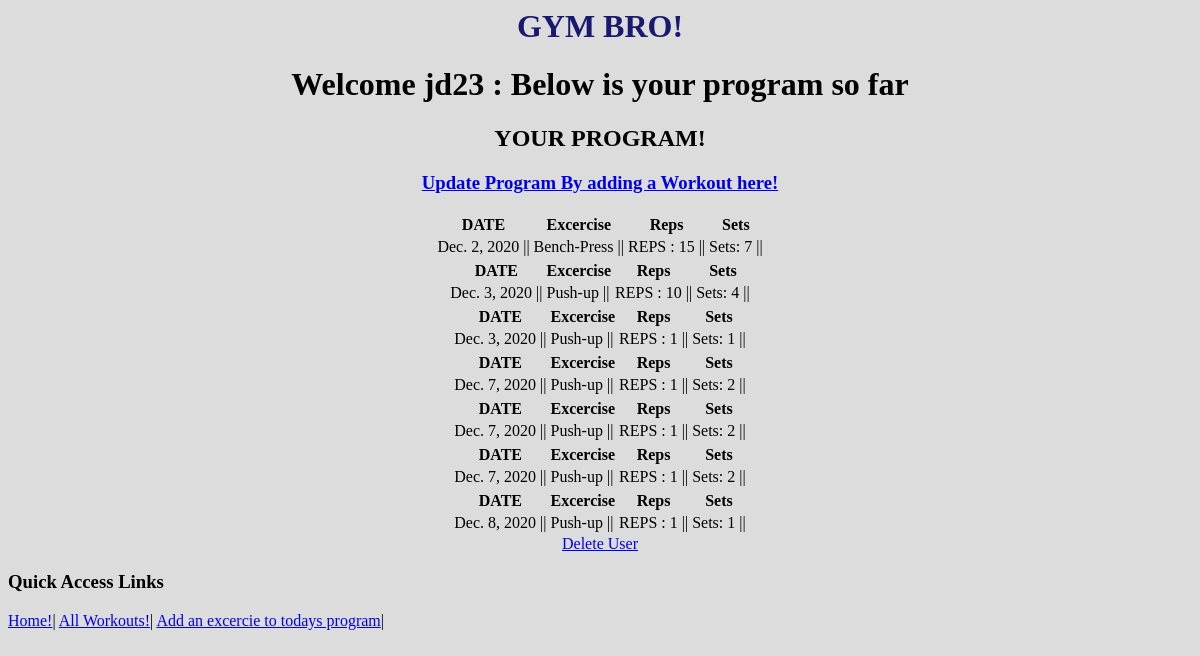
Page /gym_bro/user_page/2 on the earlier database version.
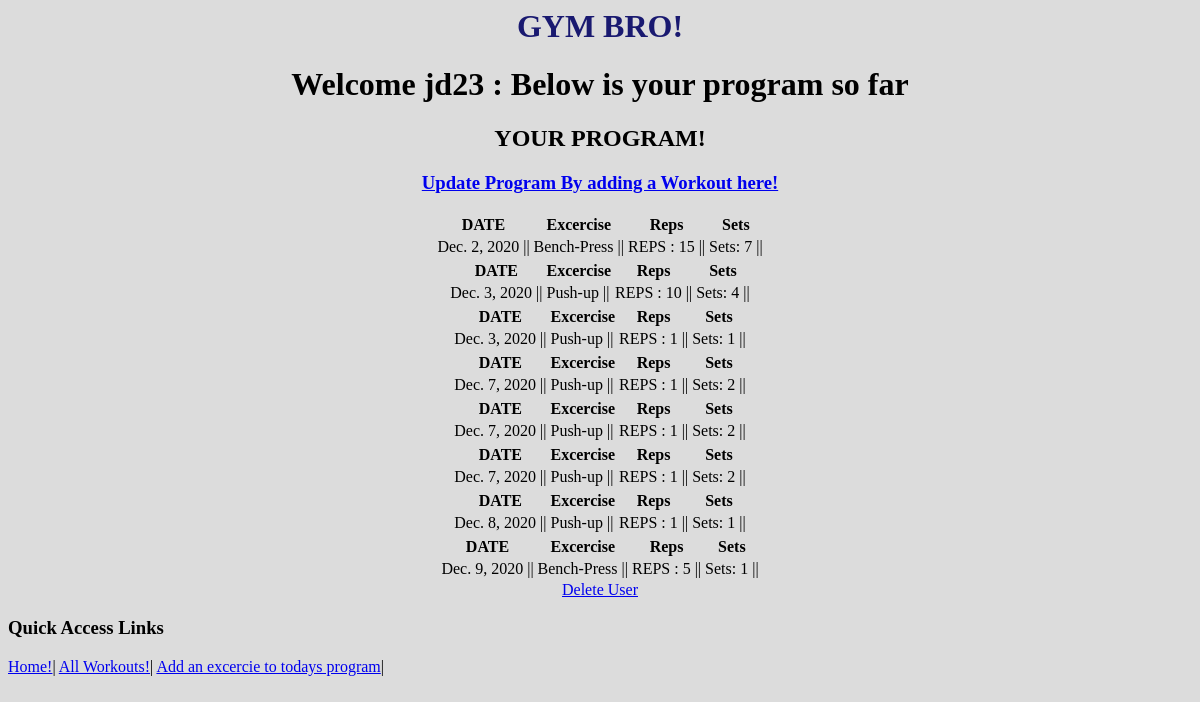
Same page on the later database version.
### gym_bro/models.py (models this page shows, shortened)
class Program(models.Model):
    user = models.ForeignKey('User', on_delete=models.CASCADE)
    excercises = models.ForeignKey(Workout, on_delete=models.CASCADE)
    reps = models.IntegerField (blank=True)
    sets = models.IntegerField (blank=True) #is there a way to add numeric feilds ?
    date = models.DateField (blank=True,default=datetime.date.today)

class Workout(models.Model):
    name = models.TextField(blank=True)
    description = models.TextField(blank=True)
    image_url = models.URLField(blank=True)
    def __str__ (self):
        return f'{self.name}'

### gym_bro/views.py (the view)
class UserPageView (DetailView):
    model = User
    template_name = "gym_bro/user_page.html"
    context_object_name = 'user_page'

### gym_bro/models.py (called while the page is built)
    def __str__ (self):
        return f'{self.user_name}'

    def get_program_data(self):
        return Program.objects.filter(user=self)

### gym_bro/templates/gym_bro/user_page.html
{% extends 'gym_bro/base.html' %}
{% block content %}
<body style="background-color: gainsboro;">
    <center>
<h1> Welcome {{user_page}} : Below is your program so far</h1>
<h2>YOUR PROGRAM! </h2>
<h3><a href="{% url 'update_program' %}">Update Program By adding a Workout here!</a></h3>
    {% for p in user_page.get_program_data %}
    <table>
    <tr>
        <th>
            DATE
        </th>
        <th>Excercise</th>
        <th>Reps</th>
        <th>Sets</th>
    </tr>
    <tr>
    <td>
    {{p.date}} ||
    </td>
    <td>
    {{p.excercises}}  ||
    </td>
    <td>
    REPS : {{p.reps}} ||
    </td>
    <td>
    Sets: {{p.sets}} ||
    </td>
    </tr>
    </table>
    {% endfor %}
    <a href="% url 'delete_user' user_page.pk%">Delete User</a>
</center>
</body>
    {% endblock %}

Differences in the rows shown:
added Program: date "Dec. 9, 2020", excercises "Bench-Press", reps "5", sets "1"
